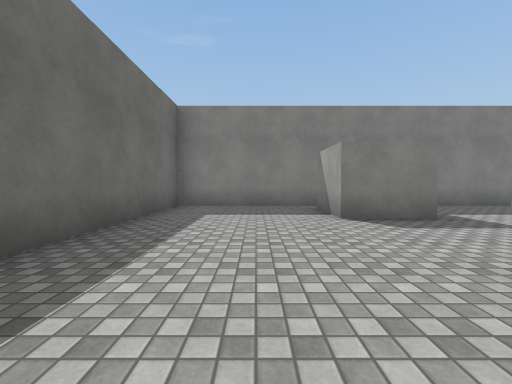
[1] (above)

16 first-person views from a walk through a Unity game level. The camera is 1.2 m above the floor, tilts 2° down and sees 90° across. The floor is counted in squares, 1.76 m on a side. Each view is taken from the middle of a square. On the plan, view 1 faces up. The plan holds only what a view shows up to about 9 squares ahead; the rest is blank. The place goes on beyond the plan. The player character is not drawn. Surface patterns are stand-ins for the level's own textures.

[2]
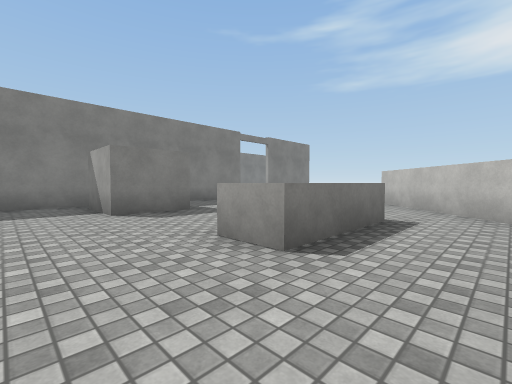

[3]
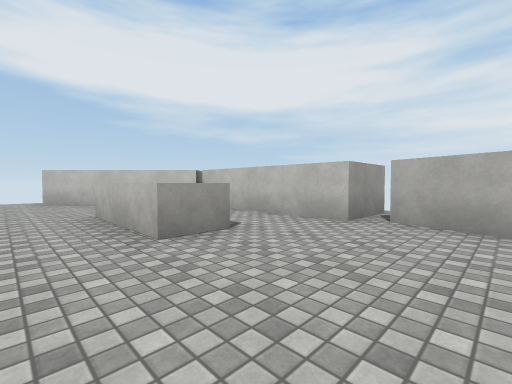

[4]
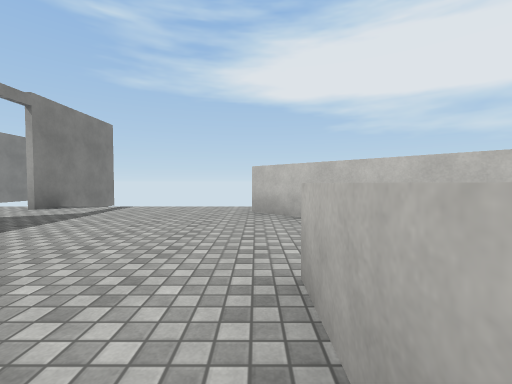

[5]
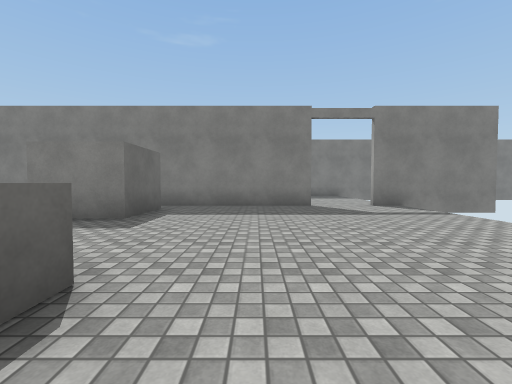

[6]
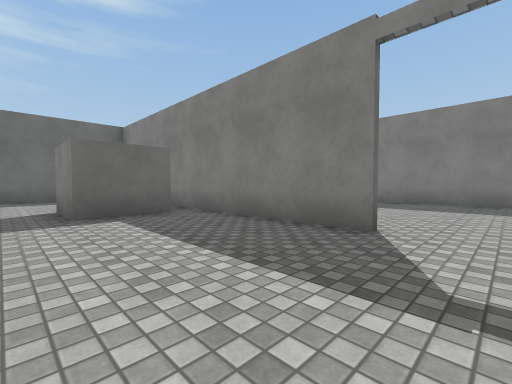

[7]
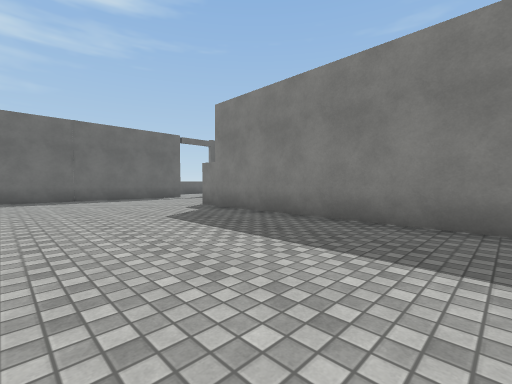

[8]
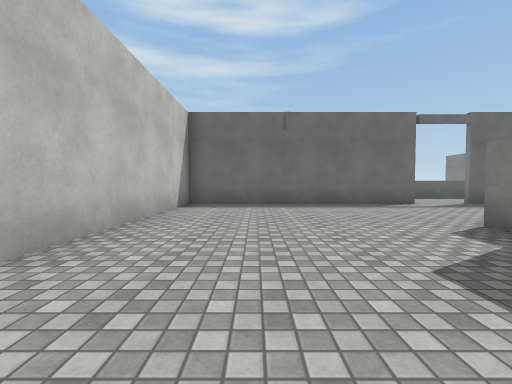

[9]
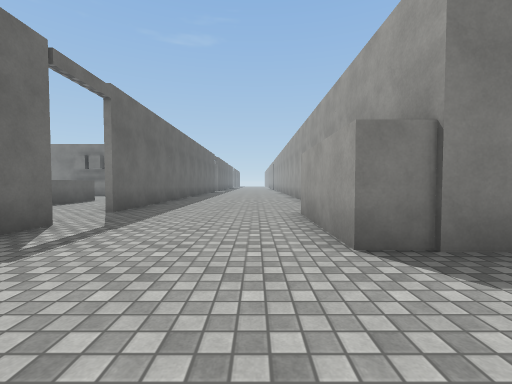

[10]
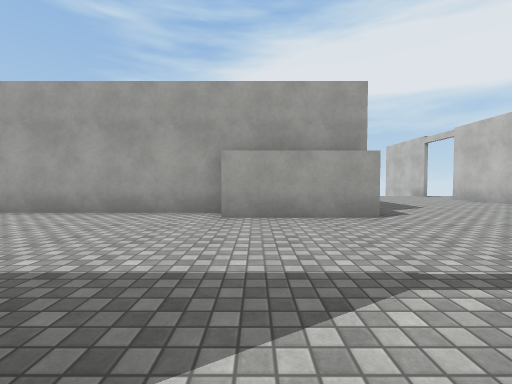

[11]
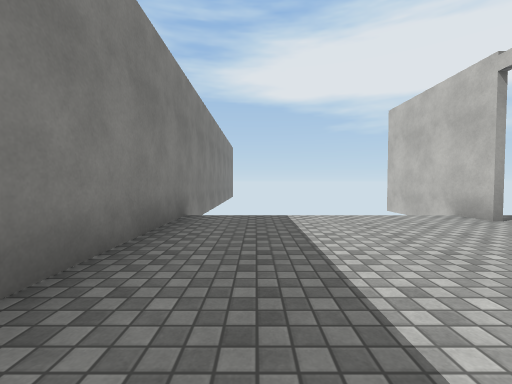

[12]
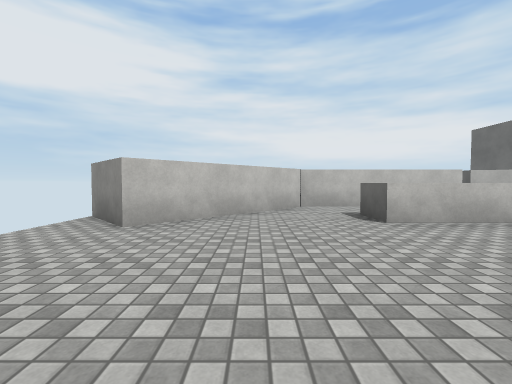

[13]
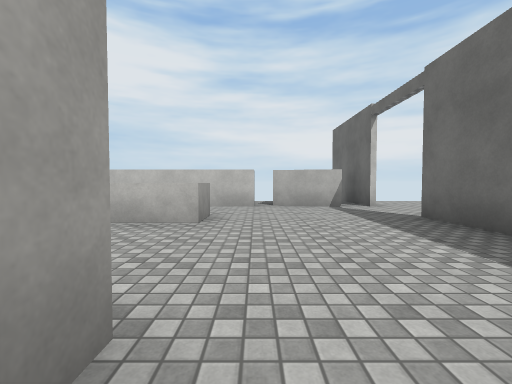

[14]
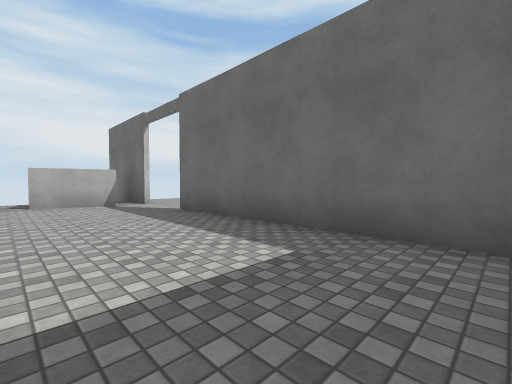

[15]
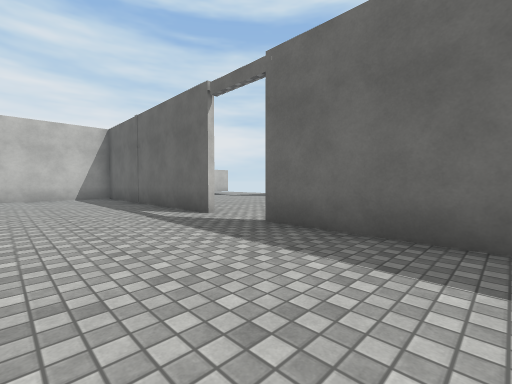

[16]
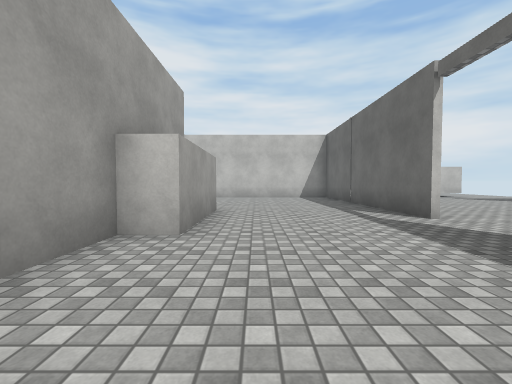

### Floor plan
Points are (right, up) in squares from view 1. A wall is a line through its corners. A room is listed if a view was taken in it or the views show most of it. See-through windows are left out.
Room 1 (views 1, 2, 3, 4, 5, 6, 12, 13, 14)
walls: (4.8, 1.7) (4.8, 0.6) (2, 0.6) (2, 1.7) (4.8, 1.7); (3.5, 6.9) (3.5, 4.9) (1.6, 4.9) (1.6, 6.7); (1.1, -1.4) (5.6, -1.4) (9, 2.1) (10.4, 0.7); (7.7, 7.6) (-2.4, 7.6); (-1.5, -1.3) (0.5, -1.8); (-2.3, 8.1) (-2.3, 0.9); (11.5, 7.6) (9.5, 7.6)
ways out: opening at (8.5, 8) to room 2; opening at (-2, -0.5) to room 3
Room 2 (views 7, 8, 9, 11, 15, 16)
walls: (-2.3, 15.2) (-2.3, 8.1); (-2.4, 7.8) (6.1, 7.8); (9.5, 7.8) (11.5, 7.8); (11.5, 13.5) (2, 13.5) (2, 16.7) (2.8, 16.7) (2.8, 20.5); (-2.3, 20.1) (-2.3, 16.9)
ways out: opening at (8.5, 8) to room 1; opening at (-3, 20) to room 3; opening at (-2, 16) to room 3
Room 3 (view 10)
walls: (-5.3, 20) (-5.3, 18.9)
ways out: opening at (-2, -0.5) to room 1; opening at (-3, 20) to room 2; opening at (-2, 16) to room 2

Positions as (right, up) in squares from view 1, and headings:
1: (0, 0), facing up
2: (0, -1), facing up-right
3: (-1, 3), facing down-right
4: (3, 2), facing right
5: (6, 0), facing up
6: (9, 4), facing up-left
7: (9, 9), facing up-left
8: (6, 10), facing left
9: (1, 11), facing up
10: (-3, 16), facing right
11: (5, 12), facing right
12: (7, 6), facing down
13: (1, 6), facing down
14: (1, 7), facing down-left
15: (1, 20), facing down-left
16: (1, 20), facing down
